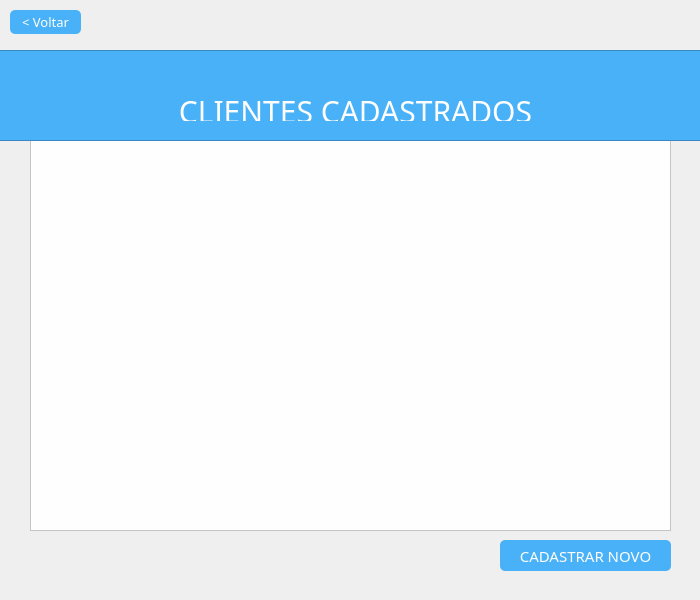
<?xml version="1.0" encoding="UTF-8"?>
<ui version="4.0">
 <class>telaListaClientes</class>
 <widget class="QDialog" name="telaListaClientes">
  <property name="geometry">
   <rect>
    <x>0</x>
    <y>0</y>
    <width>700</width>
    <height>600</height>
   </rect>
  </property>
  <property name="sizePolicy">
   <sizepolicy hsizetype="Preferred" vsizetype="Preferred">
    <horstretch>0</horstretch>
    <verstretch>0</verstretch>
   </sizepolicy>
  </property>
  <property name="minimumSize">
   <size>
    <width>700</width>
    <height>600</height>
   </size>
  </property>
  <property name="maximumSize">
   <size>
    <width>700</width>
    <height>600</height>
   </size>
  </property>
  <property name="windowTitle">
   <string>BIBLIOTECA</string>
  </property>
  <property name="windowIcon">
   <iconset resource="arquivos.qrc">
    <normaloff>:/images/images/logo.ico</normaloff>:/images/images/logo.ico</iconset>
  </property>
  <widget class="QTableView" name="clientes_tbw">
   <property name="geometry">
    <rect>
     <x>30</x>
     <y>140</y>
     <width>641</width>
     <height>391</height>
    </rect>
   </property>
   <property name="styleSheet">
    <string notr="true">background-color:#fefefe;
color:#303030;
font-size:15px;</string>
   </property>
   <property name="sizeAdjustPolicy">
    <enum>QAbstractScrollArea::AdjustToContentsOnFirstShow</enum>
   </property>
   <property name="editTriggers">
    <set>QAbstractItemView::AnyKeyPressed|QAbstractItemView::DoubleClicked|QAbstractItemView::EditKeyPressed</set>
   </property>
  </widget>
  <widget class="QPushButton" name="cadNovo_btn">
   <property name="geometry">
    <rect>
     <x>500</x>
     <y>540</y>
     <width>171</width>
     <height>31</height>
    </rect>
   </property>
   <property name="cursor">
    <cursorShape>PointingHandCursor</cursorShape>
   </property>
   <property name="focusPolicy">
    <enum>Qt::NoFocus</enum>
   </property>
   <property name="styleSheet">
    <string notr="true">QPushButton{font-size: 15px;
border-radius: 5px;
background-color:#49b1f7;
color: #fefefe;
font-family:Franklin Gothic Heavy;}

:hover{
background-color:#73c3f9;}
</string>
   </property>
   <property name="text">
    <string>CADASTRAR NOVO</string>
   </property>
  </widget>
  <widget class="QPushButton" name="voltar_btn">
   <property name="geometry">
    <rect>
     <x>10</x>
     <y>10</y>
     <width>71</width>
     <height>24</height>
    </rect>
   </property>
   <property name="cursor">
    <cursorShape>PointingHandCursor</cursorShape>
   </property>
   <property name="focusPolicy">
    <enum>Qt::NoFocus</enum>
   </property>
   <property name="styleSheet">
    <string notr="true">QPushButton{font-size: 13px;
border-radius: 5px;
background-color:#49b1f7;
color: #fefefe;
font-family:Franklin Gothic Heavy;}

:hover{
background-color:#73c3f9;}</string>
   </property>
   <property name="text">
    <string>&lt; Voltar</string>
   </property>
  </widget>
  <widget class="QFrame" name="frame">
   <property name="geometry">
    <rect>
     <x>-10</x>
     <y>50</y>
     <width>721</width>
     <height>91</height>
    </rect>
   </property>
   <property name="styleSheet">
    <string notr="true">background-color:#49b1f7;
color:#fefefe;</string>
   </property>
   <property name="frameShape">
    <enum>QFrame::StyledPanel</enum>
   </property>
   <property name="frameShadow">
    <enum>QFrame::Raised</enum>
   </property>
   <widget class="QLabel" name="login_2">
    <property name="geometry">
     <rect>
      <x>140</x>
      <y>40</y>
      <width>451</width>
      <height>31</height>
     </rect>
    </property>
    <property name="styleSheet">
     <string notr="true">font-family:Franklin Gothic Heavy;
font-size:30px;
color:#fefefe;
</string>
    </property>
    <property name="text">
     <string>CLIENTES CADASTRADOS</string>
    </property>
    <property name="textFormat">
     <enum>Qt::PlainText</enum>
    </property>
    <property name="alignment">
     <set>Qt::AlignCenter</set>
    </property>
    <property name="textInteractionFlags">
     <set>Qt::TextSelectableByMouse</set>
    </property>
   </widget>
  </widget>
  <widget class="QLabel" name="label_6">
   <property name="geometry">
    <rect>
     <x>320</x>
     <y>20</y>
     <width>65</width>
     <height>65</height>
    </rect>
   </property>
   <property name="maximumSize">
    <size>
     <width>65</width>
     <height>65</height>
    </size>
   </property>
   <property name="text">
    <string/>
   </property>
   <property name="pixmap">
    <pixmap resource="arquivos.qrc">:/images/images/2.png</pixmap>
   </property>
   <property name="scaledContents">
    <bool>true</bool>
   </property>
  </widget>
 </widget>
 <resources>
  <include location="arquivos.qrc"/>
 </resources>
 <connections/>
</ui>
